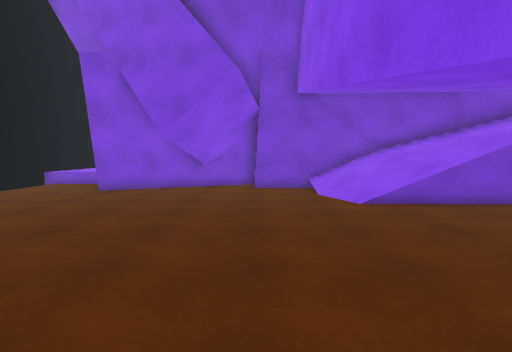
view 1 (above)

16 first-person views from a walk through a Unity game level. The camera is 1.5 m above the floor, tilts 4° down and sees 80° across. The floor is counted in squares, 1 m on a side. Each view is taken from the middle of a square. On the plan, view 1 faces up. The plan holds only what a view shows up to about 15 squares ahead; the rest is blank. The place goes on beyond the plan.

view 2
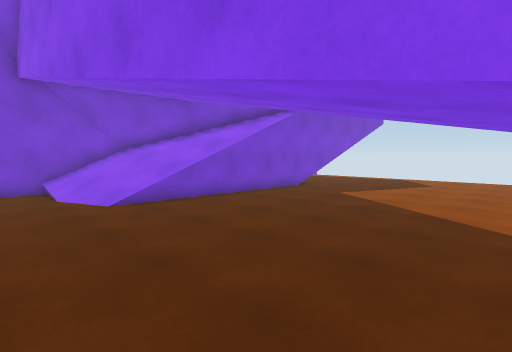

view 3
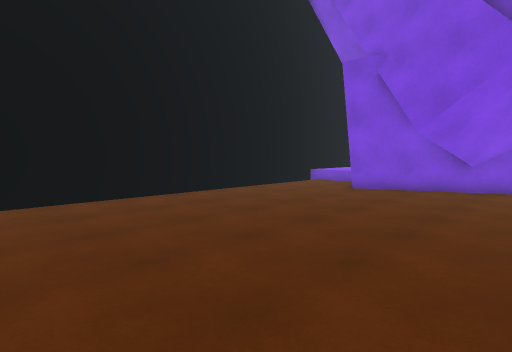

view 4
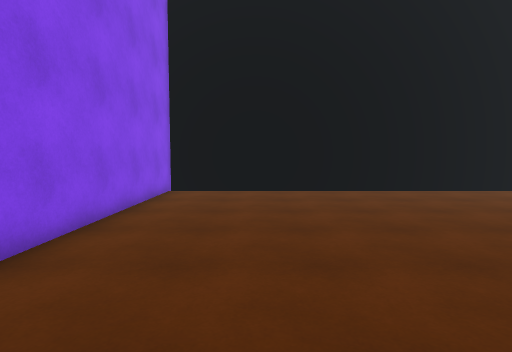

view 5
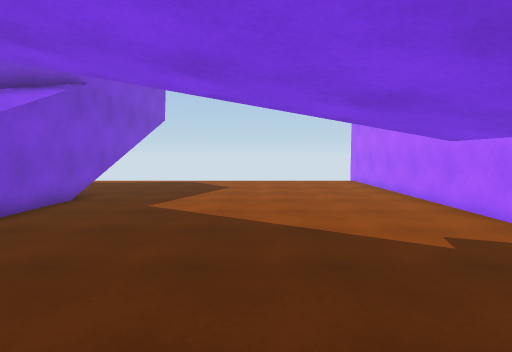

view 6
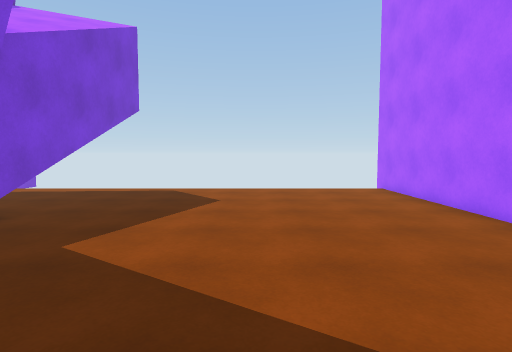

view 7
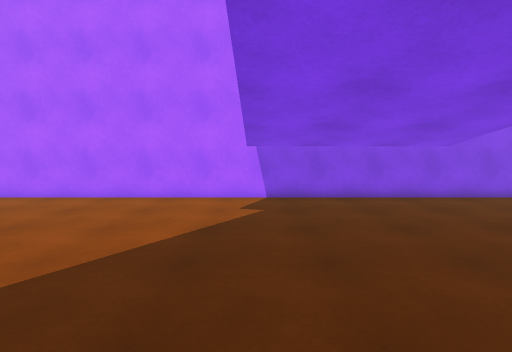

view 8
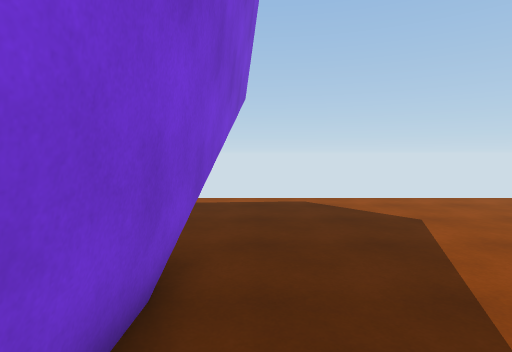

view 9
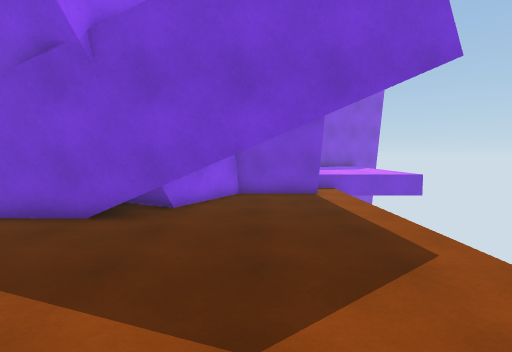

view 10
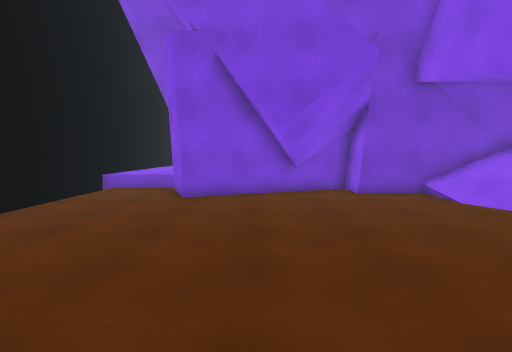

view 11
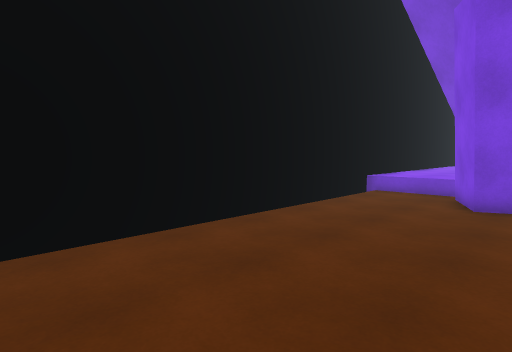

view 12
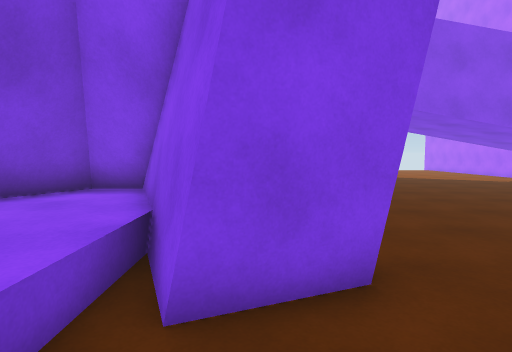

view 13
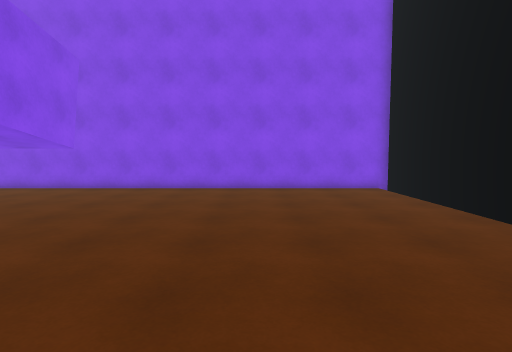

view 14
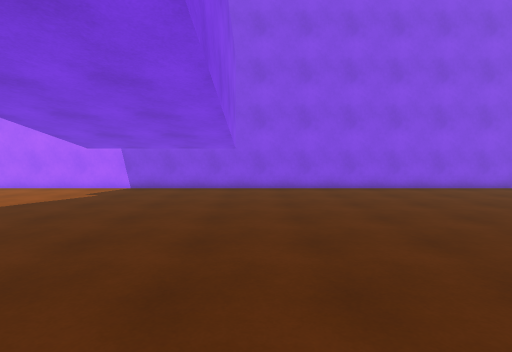

view 15
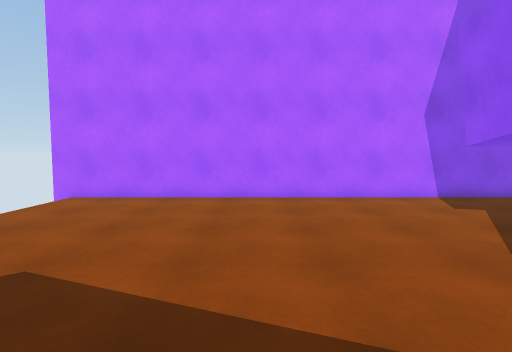

view 16
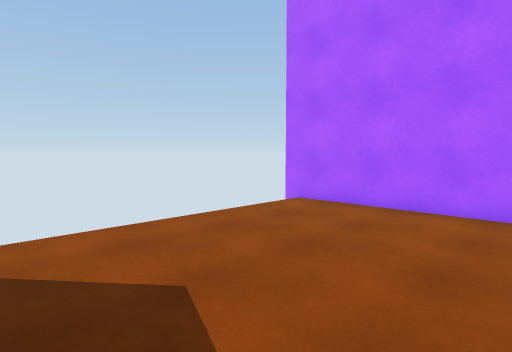

### Floor plan
Key: @ floor where view 1 was taken; # wall or solid block; . floor; / step, stairs or slope; = window, fence, low wall or low ledge; ^ raised ledge; T thing the floor can be seen under or through.
Columns run from 11 left of view 1 to 22 right of it. Each row starts with its distance up from view 1.
 18 #^^^ ^^^##
 17 #^^^^^^^##                     ^^^
 16 #^^^^^^###                    ^^^^
 15 #...########                  .
 14 #...######.######         ####.
 13 #...###.#.....//###      ##....
 12 #.............///###     #.....
 11 #.............////###   ## ....
 10 #.............////^##  ##T ....
  9 #............../==######TTT....
  8 #..............................
  7 #..............................
  6 #..............................
  5 #..............................
  4 #..............................
  3 #..............................
  2 #..............................
  1 #..............................
  0 #..........@...................
 -1 #..............................
 -2 #..............................
 -3 ################################

Where each view was taken, in squares from view 1:
view 1: 0 up, 0 right, facing up
view 2: 0 up, 0 right, facing up-right
view 3: 0 up, 0 right, facing up-left
view 4: 1 up, 2 right, facing left
view 5: 3 up, 2 right, facing right
view 6: 3 up, 6 right, facing right
view 7: 8 up, 7 right, facing down
view 8: 8 up, 9 right, facing right
view 9: 2 up, 16 right, facing up
view 10: 2 up, 4 left, facing up
view 11: 3 up, 5 left, facing up-left
view 12: 14 up, 10 left, facing right
view 13: 11 up, 5 left, facing down
view 14: 11 up, 1 right, facing down
view 15: 8 up, 13 right, facing down
view 16: 6 up, 13 right, facing down-right
